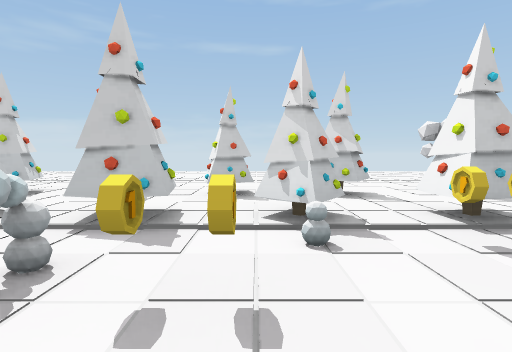
[1] (above)

21 first-person views from a walk through a 3-D level made in the Unity game engine. The camera is 1.4 m above the floor, tilts 4° down and sees 80° across. The floor is counted in squares, 2 m on a side. Each view is taken from the middle of a square. On the plan, view 1 faces up. The plan holds only what a view shows up to about 10 squares ahead; the rest is blank. The place goes on beyond the plan. The player character is not drawn. Some animated figures are not drawn.

[2]
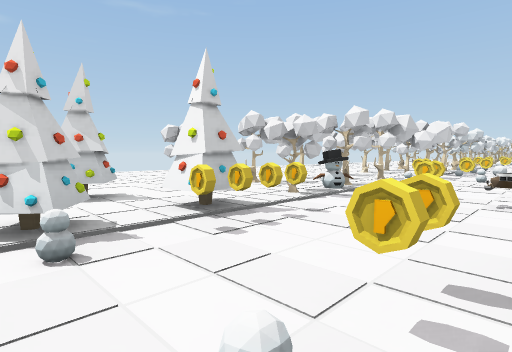

[3]
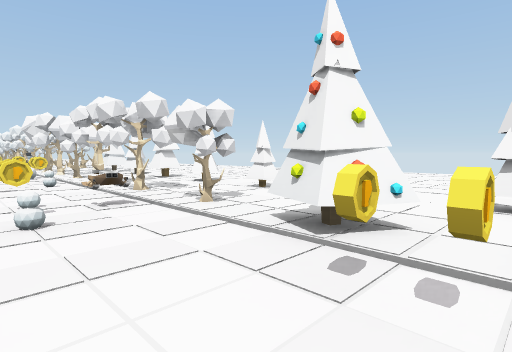

[4]
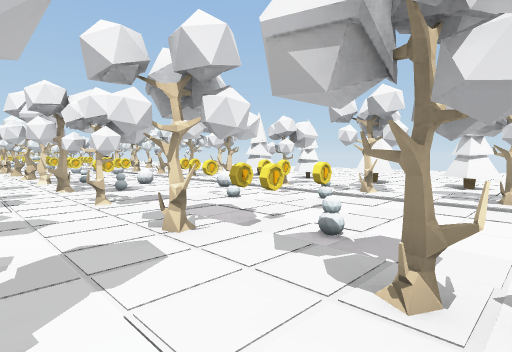

[5]
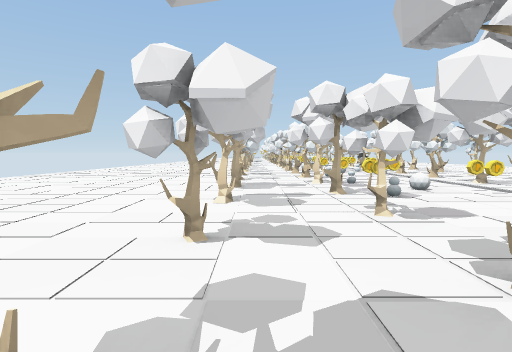

[6]
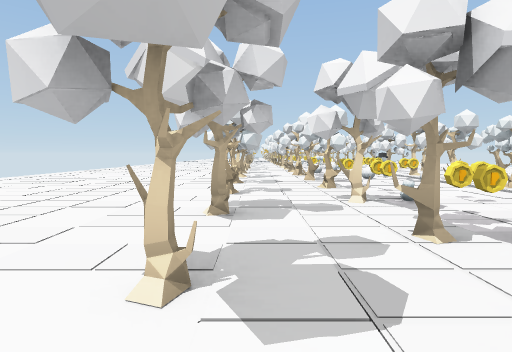

[7]
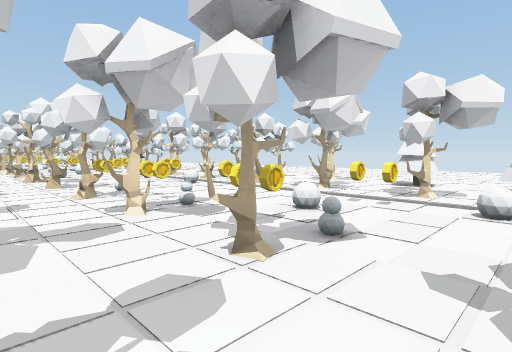

[8]
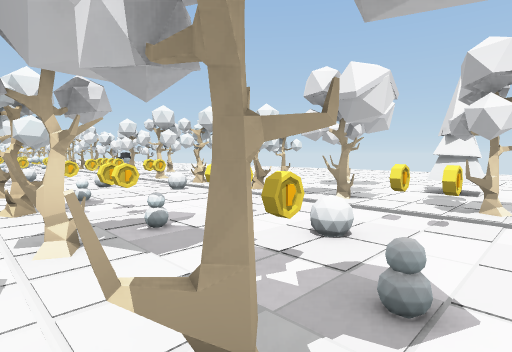

[9]
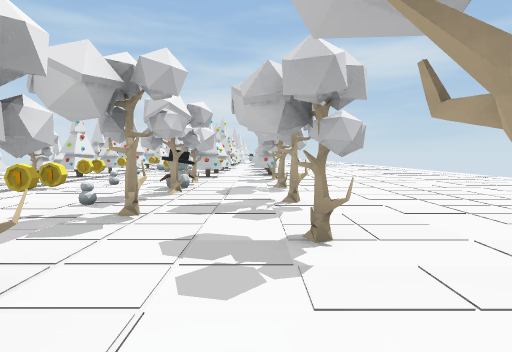

[10]
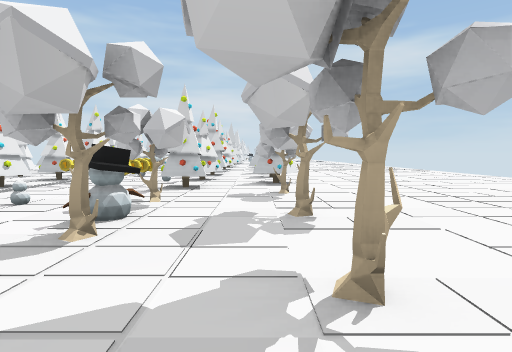

[11]
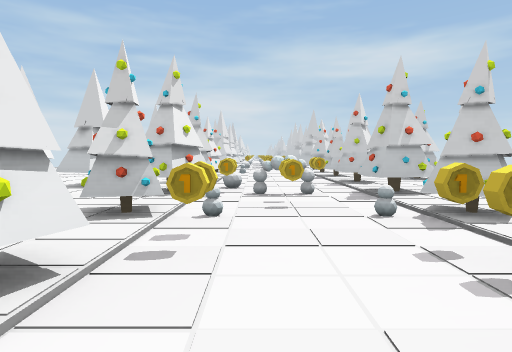

[12]
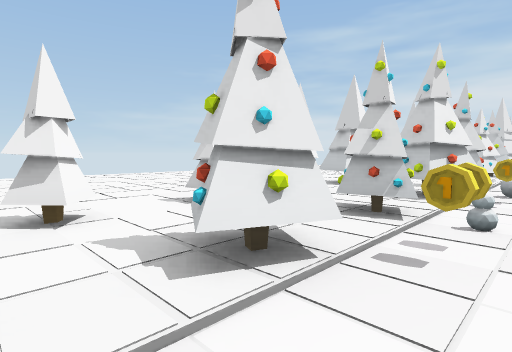

[13]
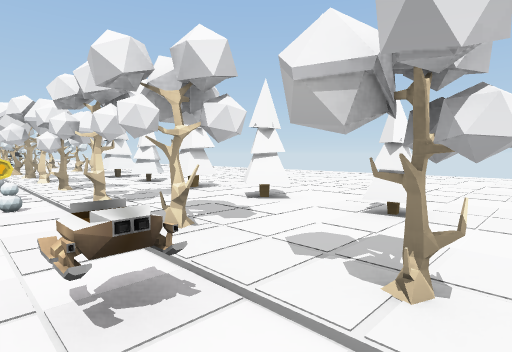

[14]
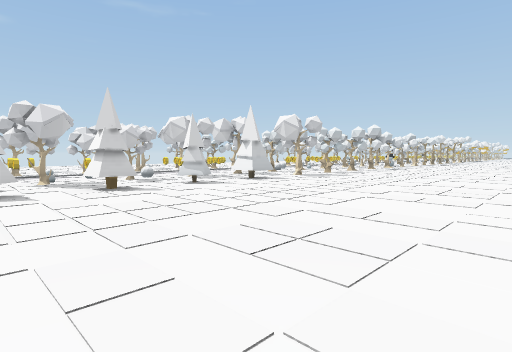

[15]
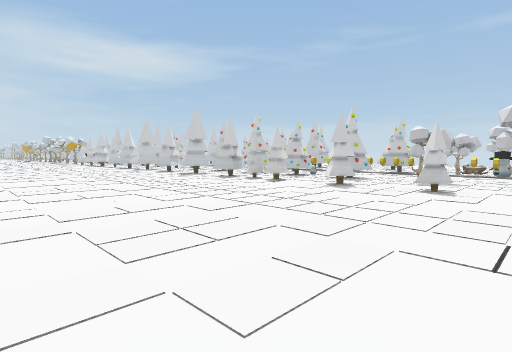

[16]
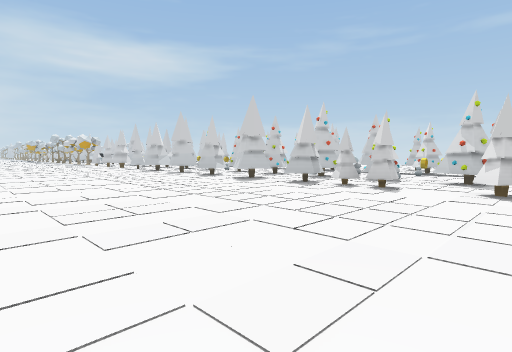

[17]
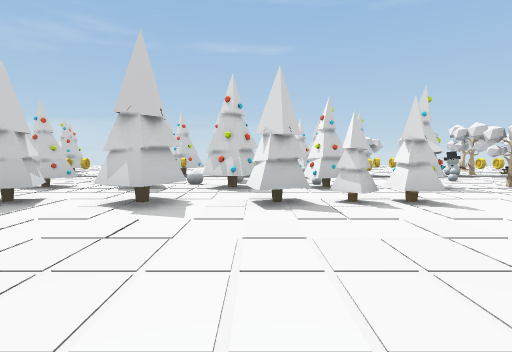

[18]
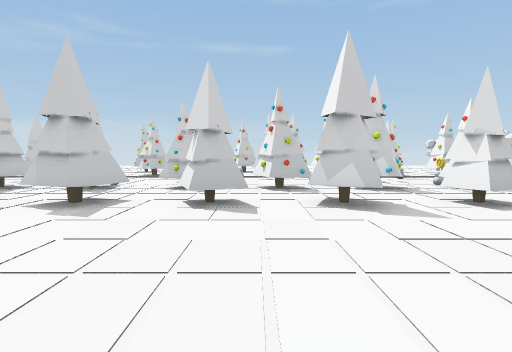

[19]
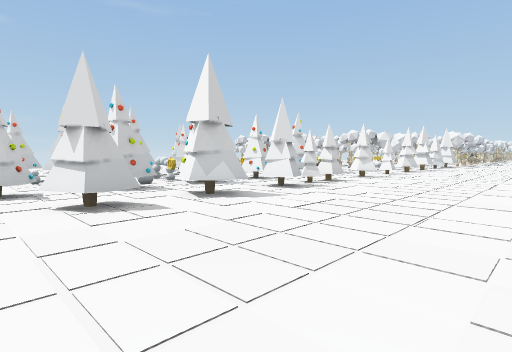

[20]
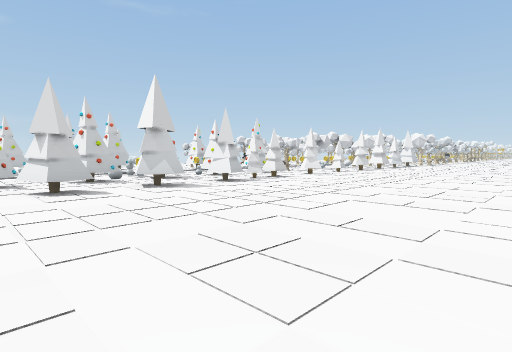

[21]
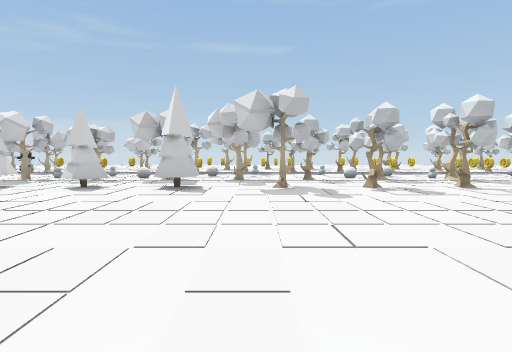

### Floor plan
Key: @ floor where view 1 was taken; # wall or solid block; x gap in a wall; . floor; = window, fence, low wall or low ledge; T thing the floor can be seen under or through; O other object.
Columns run from 6 left of view 1 to 20 right of it. Each row starts with its distance up from view 1.
 12      ......          ......
 11      .......        .......
 10     .........      ........
  9 ..  ...........  ..........
  8 ..  ......................
  7  .. ......................
  6   #  . .TT #.#.x..#..#..#.
  5   #  TTTTTT#........#......
  4  ### TTTTT###...#..#.......
  3 ##O###.TTT###..Ox..OO#Ox.O.
  2 O..O.OO.OO.OO.O.=O...O..O.O
  1 ....OO.OO..O..O.O..O....=O.
  0 .TTT.#@#.#x##..x##.#....x..
 -1 TTTTTTx###.##.........#x#..
 -2   TTTT...x.....#...........
 -3 #TTT.T.....#...........#.#.
 -4 ..........................
 -5 ..........................
 -6 .........................
 -7 ..........................
 -8 ..........................
 -9 ...................  .

Positions as (right, up) in squares from view 1, and headings:
1: (0, 0), facing up
2: (0, 0), facing up-right
3: (1, 2), facing down-right
4: (6, 5), facing down-right
5: (7, 5), facing right
6: (10, 5), facing right
7: (11, 5), facing down-right
8: (12, 4), facing down-right
9: (12, 5), facing left
10: (9, 5), facing left
11: (4, 1), facing left
12: (4, 1), facing down-left
13: (4, 1), facing down-right
14: (7, -9), facing up-right
15: (7, -9), facing up-left
16: (4, -9), facing up-left
17: (-1, -7), facing up
18: (-4, -7), facing up
19: (-6, -7), facing up-right
20: (-6, -9), facing up-right
21: (15, -9), facing up
